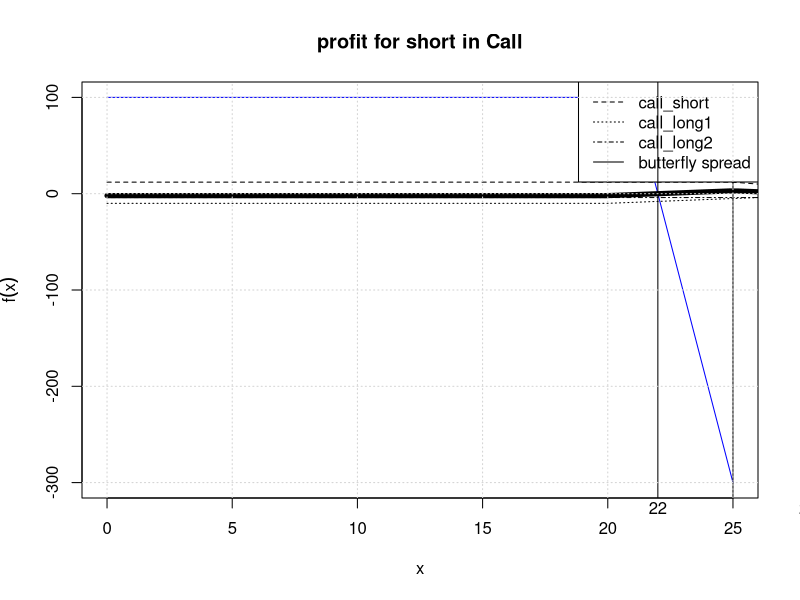

Recreate this plot in R.
# 1
size <- 100 
k<-21  
f<-100 
s0<-20  
call_short <- function(s){
  100 + sapply(s, function(s) min(c(k-s,0))*size)
}  
curve(call_short,0,25, main = "profit for short in Call", col = "blue", lty=1,lwd=1,ylab=expression(f(x)))

# 2 
c=4
p=3
r=0.1
k=22
s0=20
t<- 0.5
parity<-data.frame(p+s0,c+k*exp(-r*t))
names(parity)<-c("p+s0","c+k*exp(-r*t)")
parity

# 3  
k1<-20
c1<-10
k2<-30
c2<-4

k3<-25
c3<-6  

call_short <- function(s){
  c3*2 + sapply(s, function(s) min(c(k3-s,0))*2)
}  

call_long1 <-function(s){
  -c1 + sapply(s, function(s) max(c(s-k1,0)))
}
call_long2 <-function(s){
  -c2 + sapply(s, function(s) max(c(s-k2,0)))
}
net_profit<-function(s){
  call_long2(s)+call_long1(s)+call_short(s)
}
profit<-net_profit(seq(20,30,by = 0.01))  

curve(call_short,0,35,ylim=c(-15,15),xlim=c(15,35),lty=2,add = T,main="net profit of butterfly spread combination",ylab=expression(f(x)))
curve(call_long1,0,35,lty=3,add = T)
curve(call_long2,0,35,lty=4,add = T)
curve(net_profit,0,35,lty=1,lwd=5,add = T)
abline(v=seq(20,30,by = 0.01)[which.max(profit)])
legend("topright",lty=c(2,3,4,1),c("call_short","call_long1","call_long2","butterfly spread")) 
zero_point<-seq(20,30,by = 0.01)[which(abs(profit)<0.001)]
abline(v=zero_point)
mtext(text = as.character(zero_point), at = zero_point,side = 1)
grid()


# 4  
s0=10
r=0.12
k=10.5
su=11
sd=9

(delta<-(su-k-0)/(su-sd))
(f<-delta*s0-(delta*sd*exp(-r*0.25)))

# 5  
n = 10
tau= 1
r = .06
S0 = 100
u = 1.1 
d = 0.9
K = 110   
pu=(exp(r*tau)-d)/(u-d)
pd=1-pu

S<- vector("list",10)# market price of the underlying asset
for(i in seq(10)){
  for(j in 0:i){
    S[[i]]<-c(S[[i]],S0*d^j*u^(i-j))
  }
}

V<-vector("list",10)# value for the option
V[[10]]<-sapply(S[[10]],function(s) max(c(s-K,0)))

for(i in 9:1){
  for(j in 1:(i+1)){
    V[[i]]<-c(V[[i]],exp(-r*tau)*(pu*V[[i+1]][j] +pd*V[[i+1]][j+1]))
  }
}
V

exp(-r*tau)*(pu*V[[1]][1] +pd*V[[1]][2])#the present fair price for the option

